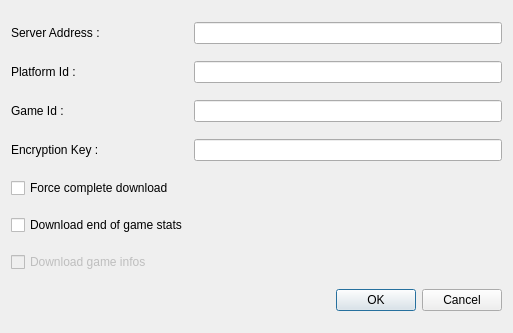
<?xml version="1.0" encoding="UTF-8"?>
<ui version="4.0">
 <class>AdvancedRecorderDialog</class>
 <widget class="QDialog" name="AdvancedRecorderDialog">
  <property name="geometry">
   <rect>
    <x>0</x>
    <y>0</y>
    <width>513</width>
    <height>333</height>
   </rect>
  </property>
  <property name="windowTitle">
   <string>Advanced Recorder</string>
  </property>
  <layout class="QGridLayout" name="gridLayout">
   <item row="2" column="1">
    <widget class="QLabel" name="label">
     <property name="text">
      <string>Game Id :</string>
     </property>
    </widget>
   </item>
   <item row="3" column="1">
    <widget class="QLabel" name="label_4">
     <property name="text">
      <string>Encryption Key :</string>
     </property>
    </widget>
   </item>
   <item row="0" column="1">
    <widget class="QLabel" name="label_2">
     <property name="text">
      <string>Server Address :</string>
     </property>
    </widget>
   </item>
   <item row="1" column="1">
    <widget class="QLabel" name="label_3">
     <property name="text">
      <string>Platform Id :</string>
     </property>
    </widget>
   </item>
   <item row="1" column="2">
    <widget class="QLineEdit" name="lineEdit_serverregion">
     <property name="toolTip">
      <string>&lt;html&gt;&lt;head/&gt;&lt;body&gt;&lt;p&gt;The PlatformId of the server. Ex: EUW1 NA1 ...&lt;/p&gt;&lt;/body&gt;&lt;/html&gt;</string>
     </property>
    </widget>
   </item>
   <item row="4" column="1">
    <widget class="QCheckBox" name="checkBox_forcecompletedownload">
     <property name="toolTip">
      <string>&lt;html&gt;&lt;head/&gt;&lt;body&gt;&lt;p&gt;Force complete download of the game, even if the server cannot send the requested chunks and keyframe.&lt;/p&gt;&lt;/body&gt;&lt;/html&gt;</string>
     </property>
     <property name="text">
      <string>Force complete download</string>
     </property>
    </widget>
   </item>
   <item row="0" column="2">
    <widget class="QLineEdit" name="lineEdit_serveraddress">
     <property name="toolTip">
      <string>&lt;html&gt;&lt;head/&gt;&lt;body&gt;&lt;p&gt;The spectator server address. Ex: spectator.euw1.lol.riotgames.com:80&lt;/p&gt;&lt;/body&gt;&lt;/html&gt;</string>
     </property>
     <property name="text">
      <string notr="true"/>
     </property>
     <property name="clearButtonEnabled">
      <bool>false</bool>
     </property>
    </widget>
   </item>
   <item row="2" column="2">
    <widget class="QLineEdit" name="lineEdit_gameid">
     <property name="toolTip">
      <string>&lt;html&gt;&lt;head/&gt;&lt;body&gt;&lt;p&gt;The game id as a big integer. Ex: 260706552&lt;/p&gt;&lt;/body&gt;&lt;/html&gt;</string>
     </property>
    </widget>
   </item>
   <item row="3" column="2">
    <widget class="QLineEdit" name="lineEdit_encryptionkey">
     <property name="toolTip">
      <string>&lt;html&gt;&lt;head/&gt;&lt;body&gt;&lt;p&gt;The encryption key in base 64 encoding format.&lt;/p&gt;&lt;p&gt;Ex: nsNODdOBiYbiJjeBg0Hp+3ai7YDYNguW&lt;/p&gt;&lt;/body&gt;&lt;/html&gt;</string>
     </property>
    </widget>
   </item>
   <item row="5" column="1">
    <widget class="QCheckBox" name="checkBox_downloadstats">
     <property name="toolTip">
      <string>&lt;html&gt;&lt;head/&gt;&lt;body&gt;&lt;p&gt;Download end of game stats.&lt;/p&gt;&lt;/body&gt;&lt;/html&gt;</string>
     </property>
     <property name="text">
      <string>Download end of game stats</string>
     </property>
     <property name="checked">
      <bool>false</bool>
     </property>
    </widget>
   </item>
   <item row="7" column="1" colspan="2">
    <widget class="QDialogButtonBox" name="buttonBox">
     <property name="standardButtons">
      <set>QDialogButtonBox::Cancel|QDialogButtonBox::Ok</set>
     </property>
    </widget>
   </item>
   <item row="6" column="1">
    <widget class="QCheckBox" name="checkBox_downloadGameInfos">
     <property name="enabled">
      <bool>false</bool>
     </property>
     <property name="text">
      <string>Download game infos</string>
     </property>
     <property name="checkable">
      <bool>false</bool>
     </property>
     <property name="tristate">
      <bool>false</bool>
     </property>
    </widget>
   </item>
  </layout>
 </widget>
 <tabstops>
  <tabstop>lineEdit_serveraddress</tabstop>
  <tabstop>lineEdit_serverregion</tabstop>
  <tabstop>lineEdit_gameid</tabstop>
  <tabstop>lineEdit_encryptionkey</tabstop>
  <tabstop>checkBox_forcecompletedownload</tabstop>
  <tabstop>checkBox_downloadstats</tabstop>
  <tabstop>checkBox_downloadGameInfos</tabstop>
 </tabstops>
 <resources/>
 <connections/>
</ui>
